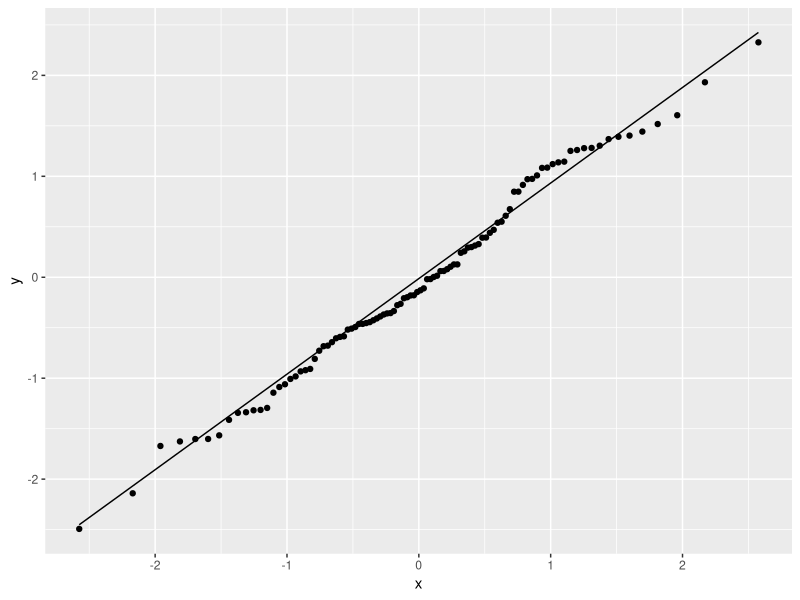

Write the R code that produced this figure.
## ---- chunk 1
library(tidyverse)
n <- 100
x <- rnorm(n)
d <- tibble(x)
d
## ---- chunk 2
ggplot(d, aes(sample = x)) + stat_qq() + stat_qq_line()
